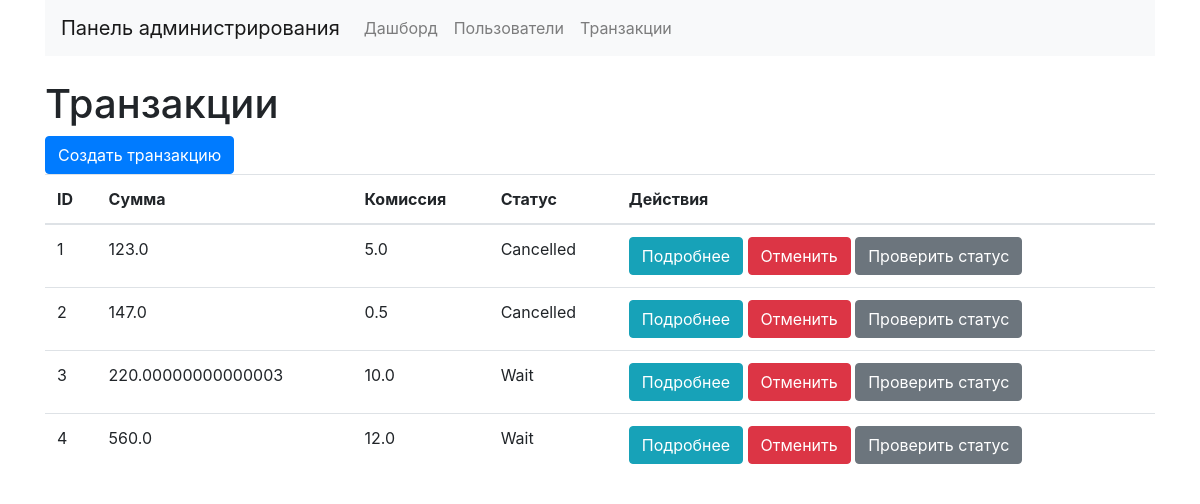
The app's page /transactions, older data.
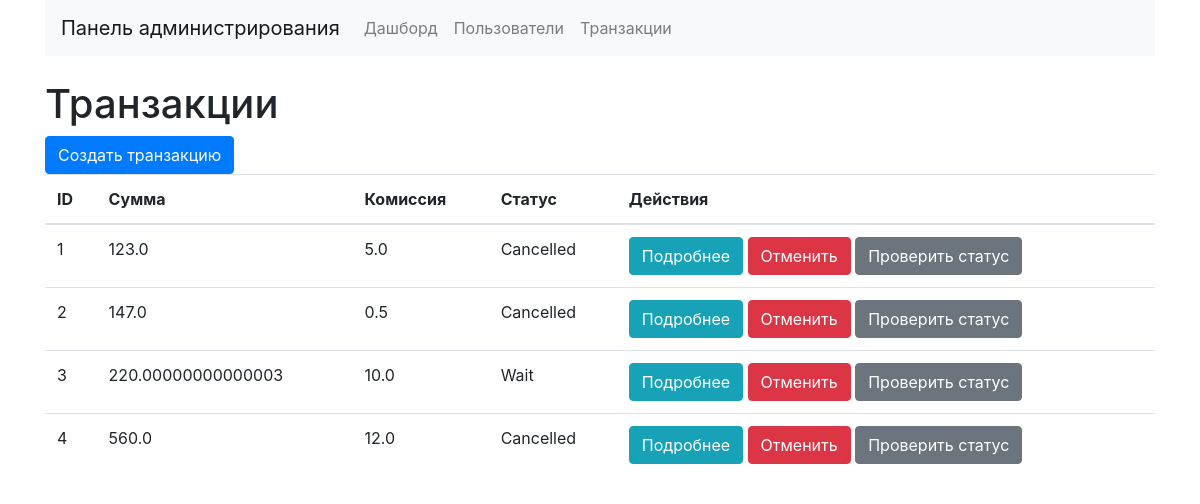
The same page, newer data.
### app/models/transaction.py (models this page shows, shortened)
class Transaction(db.Model):
    id: so.Mapped[int] = so.mapped_column(primary_key=True, comment='Идентификатор')
    amount: so.Mapped[float] = so.mapped_column(sa.Float, nullable=False, comment='Сумма')
    commission: so.Mapped[float] = so.mapped_column(sa.Float, nullable=False, comment='Комиссия')
    status: so.Mapped[str] = so.mapped_column(
        ChoiceType({'Wait': 'Wait', 'Confirmed': 'Confirmed', 'Cancelled': 'Cancelled', 'Expired': 'Expired'}),
        comment='Статус',
    )
    created_at = db.Column(DateTime, default=datetime.utcnow, comment='Время создания')

### app/apis/transaction.py (the view)
@app.route('/transactions')
def transactions():
    all_transactions = Transaction.query.all()
    return render_template('transactions.html', transactions=all_transactions)

### app/models/custom_choice.py (called while the page is built)
    def process_result_value(self, value, dialect):
        if value is None:
            return None
        return self.choices.get(value)

### app/templates/transactions.html (shortened to what this page needs)
{% extends 'layout.html' %}
{% block content %}
    <h1>Транзакции</h1>
    <a href="{{ url_for('create_transaction') }}" class="btn btn-primary">Создать транзакцию</a>
    <table class="table">
        <thead>
        <tr>
            <th>ID</th>
            <th>Сумма</th>
            <th>Комиссия</th>
            <th>Статус</th>
            <th>Действия</th>
        </tr>
        </thead>
        <tbody>
        {% for transaction in transactions %}
            <tr>
                <td>{{ transaction.id }}</td>
                <td>{{ transaction.amount }}</td>
                <td>{{ transaction.commission }}</td>
                <td>{{ transaction.status }}</td>
                <td>
                    <a href="{{ url_for('view_transaction', transaction_id=transaction.id) }}"
                       class="btn btn-info">Подробнее</a>
                    <form action="{{ url_for('cancel_transaction', transaction_id=transaction.id) }}" method="POST" style="display:inline;">
                        <button type="submit" class="btn btn-danger" onclick="return confirm('Вы уверены, что хотите отменить эту транзакцию?');">Отменить</button>
                    </form>
                    <button class="btn btn-secondary" onclick="checkStatus({{ transaction.id }})">Проверить статус</button>
                </td>
            </tr>
        {% endfor %}
        </tbody>
    </table>
{% endblock %}

Row changes from the older to the newer data that the page shows:
changed Transaction id 4: status "Wait" → "Cancelled"
